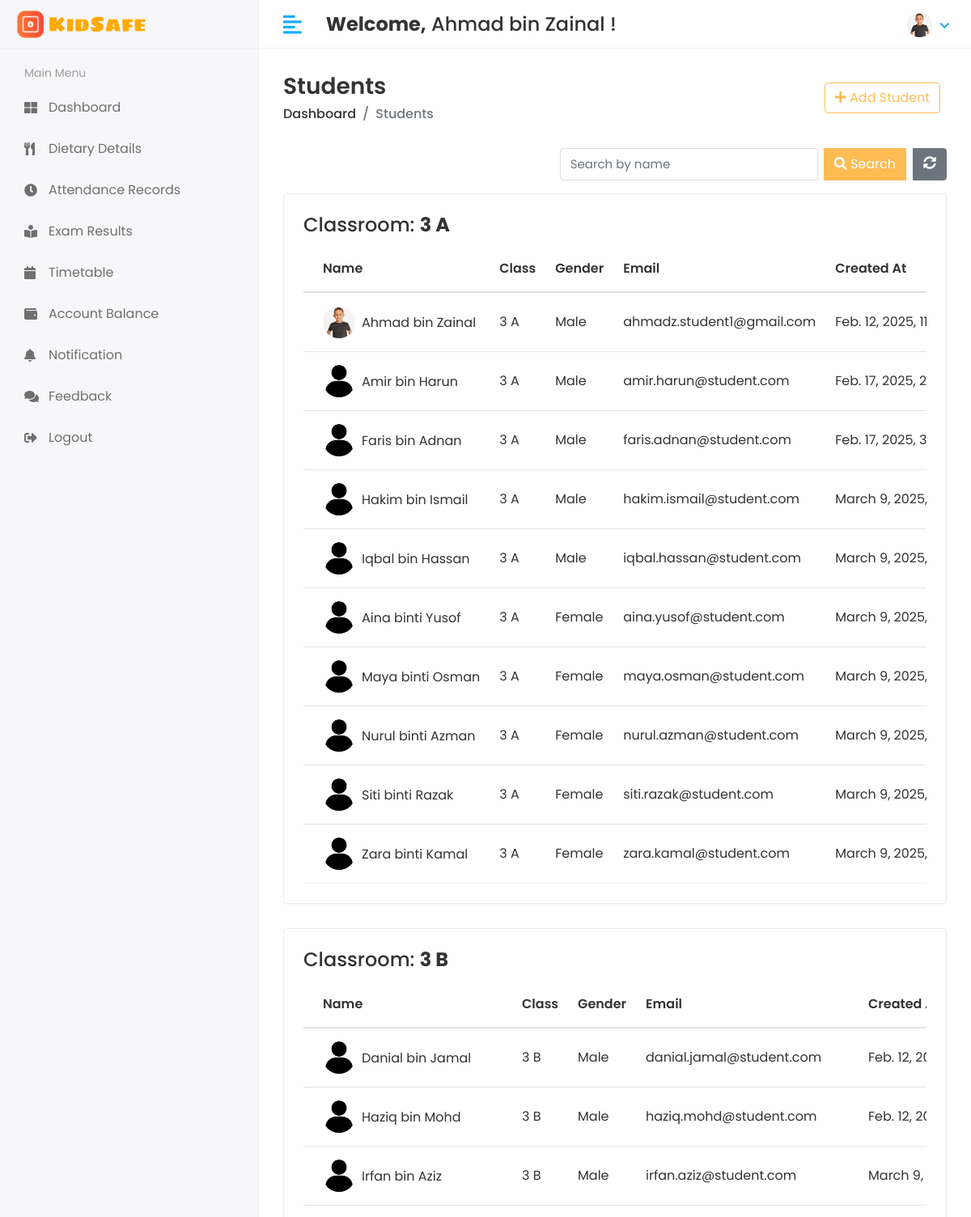
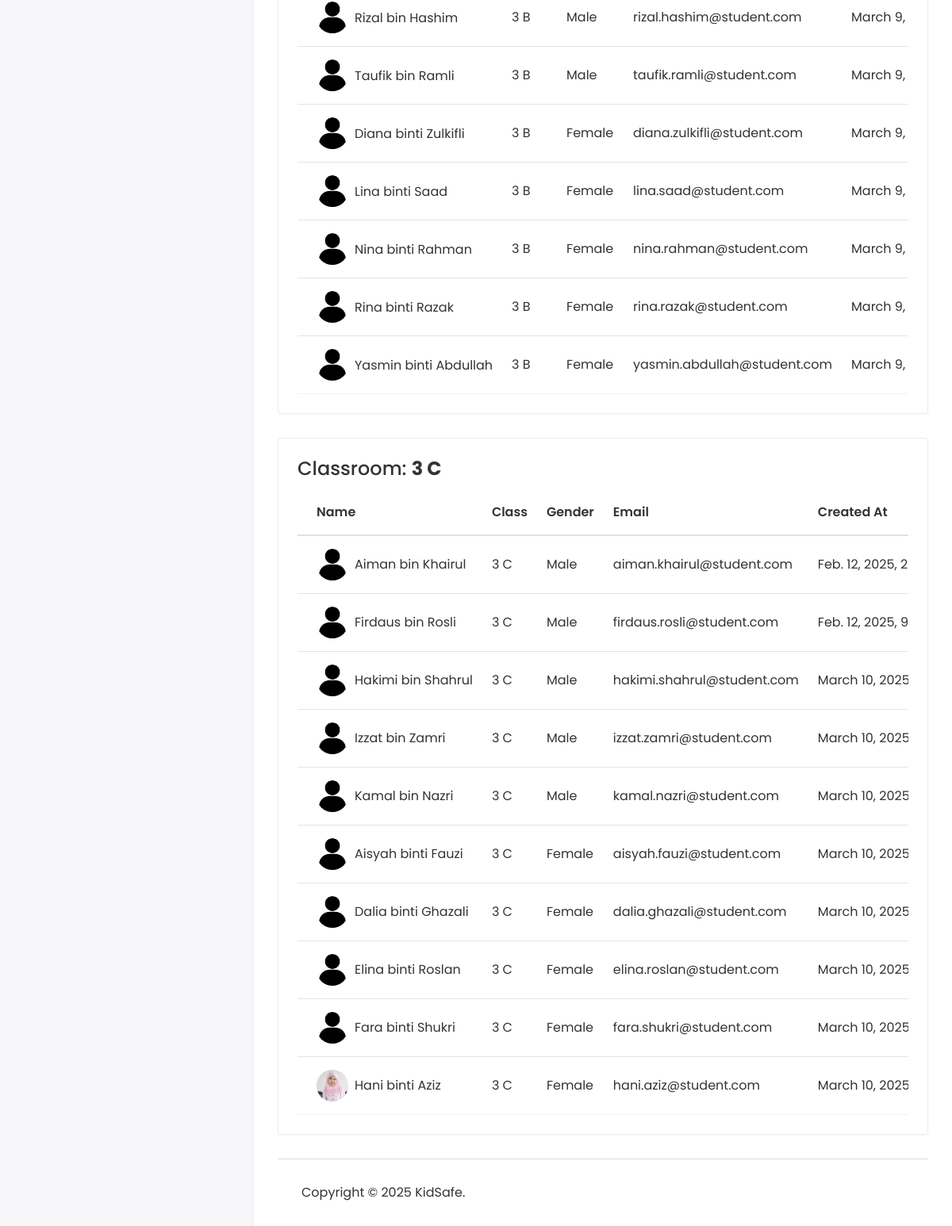
Screenshot of /administrator/student/view (signed in) with the database file from the repository (2 pictures, top to bottom).
### kidsafe_app/models.py (models this page shows, shortened)
class CustomUser(AbstractUser):
    USER = (
        (1, 'Administrator'),
        (2, 'Teacher'),
        (3, 'Student'),
        (4, 'Canteen'),
    )
    user_type = models.CharField(choices=USER, max_length=50, default=1)
    profile_pic = models.ImageField(upload_to='media/profile_pic')

class Classroom(models.Model):
    name = models.CharField(max_length=100)
    created_at = models.DateTimeField(auto_now_add=True)
    updated_at = models.DateTimeField(auto_now=True)
    def __str__(self):
        return self.name

class Student(models.Model):
    admin = models.OneToOneField(CustomUser, on_delete=models.CASCADE)
    gender = models.CharField(max_length=100)
    classroom_id = models.ForeignKey(Classroom, on_delete=models.DO_NOTHING)
    created_at = models.DateTimeField(auto_now_add=True)
    updated_at = models.DateTimeField(auto_now=True)

### kidsafe_project/administrator_views.py (the view)
# urls.py: path('administrator/student/view', administrator_views.view_student, name='view_student'),
@login_required(login_url='/')
def view_student(request):
    classrooms = Classroom.objects.all()
    search_query = request.GET.get('search', '')
    students_by_classroom = {}
    for classroom in classrooms:
        students = Student.objects.filter(classroom_id=classroom)
        if search_query:
            students = students.filter(
                admin__first_name__icontains=search_query
            ) | students.filter(
                admin__last_name__icontains=search_query
            )
        if students.exists():
            students_by_classroom[classroom] = students
    if search_query and not students_by_classroom:
        messages.warning(request, f'No students found: {search_query}')
    context = {
        'students_by_classroom': students_by_classroom,
        'search_query': search_query,  # Pass the search query to the template
    }
    return render(request, 'administrator/view_student.html', context)

### templates/administrator/view_student.html (shortened to what this page needs)
{% extends 'base.html' %}
{% load static %}
{% block content %}
<div class="page-header">
    <div class="row align-items-center">
        <div class="col">
            <h3 class="page-title">Students</h3>
            <ul class="breadcrumb">
                <li class="breadcrumb-item"><a href="{% url 'admin_home' %}">Dashboard</a></li>
                <li class="breadcrumb-item active">Students</li>
            </ul>
        </div>
        <div class="col-auto text-right float-right ml-auto">
            <a href="{% url 'add_student' %}" class="btn btn-outline-primary mr-2"><i class="fas fa-plus"></i> Add Student</a>
        </div>
    </div>
</div>
<div class="row mb-3">
    <div class="col-md-12">
        <div class="d-flex justify-content-end">
            <form method="GET" action="{% url 'view_student' %}" class="form-inline flex-nowrap">
                <div class="input-group">
                    <input type="text" name="search" class="form-control" placeholder="Search by name" value="{{ search_query }}">
                    <div class="input-group-append">
                        <button type="submit" class="btn btn-primary ml-2"><i class="fas fa-search"></i> Search</button>
                        <a href="{% url 'view_student' %}" class="btn btn-secondary ml-2"><i class="fas fa-sync-alt"></i></a>
                    </div>
                </div>
            </form>
        </div>
    </div>
</div>
{% for classroom, students in students_by_classroom.items %}
<div class="row">
    <div class="col-sm-12">
        <div class="card card-table">
            <div class="card-body">
                <h4 class="card-title">Classroom: <strong>{{ classroom.name }}</strong></h4>
                <div class="table-responsive">
                    <table class="table table-hover table-center mb-0">
                        <thead>
                            <tr>
                                <th>Name</th>
                                <th>Class</th>
                                <th>Gender</th>
                                <th>Email</th>
                                <th>Created At</th>
                            </tr>
                        </thead>
                        <tbody>
                            {% for student in students %}
                            <tr>
                                <td>
                                    <h2 class="table-avatar">
                                        <a class="avatar avatar-sm mr-2">
                                            {% if student.admin.profile_pic == "" or not student.admin.profile_pic %}
                                                <img class="avatar-img rounded-circle" src="{% static 'assets/img/noimg.png' %}" alt="No Profile Picture">
                                            {% else %}
                                                <img class="avatar-img rounded-circle" src="/{{ student.admin.profile_pic }}" alt="Profile Picture">
                                            {% endif %}
                                        </a>
                                        <a>{{ student.admin.first_name }}&nbsp;{{ student.admin.last_name }}</a>
                                    </h2>
                                </td>
                                <td>{{ student.classroom_id }}</td>
                                <td>{{ student.gender }}</td>
                                <td>{{ student.admin.email }}</td>
                                <td>{{ student.created_at }}</td>
                            </tr>
                            {% endfor %}
                        </tbody>
                    </table>
                </div>
            </div>
        </div>
    </div>
</div>
{% endfor %}
{% endblock %}

### templates/includes/header.html (shortened to what this page needs)
{% load static %}
<div class="header">
    <div class="header-left">
        {% if user.user_type == '1' %}
        <a href="{% url 'admin_home' %}" class="logo">
            <img src="{% static 'assets/img/logo4.png' %}" alt="Logo">
        </a>
        <a href="{% url 'admin_home' %}" class="logo logo-small">
            <img src="{% static 'assets/img/logo3.png' %}" alt="Logo" width="30" height="30">
        </a>
        {% elif user.user_type == '3' %}
        <a href="{% url 'student_home' %}" class="logo">
            <img src="{% static 'assets/img/logo4.png' %}" alt="Logo">
        </a>
        {% endif %}
    </div>
    <a href="javascript:void(0);" id="toggle_btn">
        <i class="fas fa-align-left"></i>
    </a>
    <div class="top-nav-search mt-3">
        <h4><strong>Welcome,</strong>&nbsp;<span>{{user.first_name}} {{user.last_name}}</span>&nbsp;!</h4>
    </div>
    <ul class="nav user-menu">
        <li class="nav-item dropdown has-arrow">
            <a href="#" class="dropdown-toggle nav-link" data-toggle="dropdown">
                {% if user.profile_pic == "" %}
                <span class="user-img"><img class="rounded-circle" src="{% static 'assets/img/noimg.png' %}" width="31" height="31" alt=""></span>
                {% else %}
                <span class="user-img"><img class="rounded-circle" src="/{{user.profile_pic}}" width="31" height="31" alt=""></span>
                {% endif %}
            </a>
        </li>
    </ul>
</div>

### static/assets/css/style.css (style rules this page uses)
html { height: 100%; }
body { background-color: #fff; color: #333; font-family: 'Poppins', sans-serif; font-size: 1rem; height: 100%; line-height: 1.5; overflow-x: hidden; }
h1, h2, h3, h4, h5, h6 { font-family: 'Poppins', sans-serif; margin-top: 0; }
.form-control { border: 1px solid #ddd; box-shadow: none; color: #333; font-size: 15px; height: 40px; }
a { color: #009ce7; }
input, button, a { transition: all 0.4s ease; -moz-transition: all 0.4s ease; -o-transition: all 0.4s ease; -ms-transition: all 0.4s ease; -webkit-transition: all 0.4s ease; }
input, input:focus, button, button:focus { outline: none; }
input[type=text], input[type=password] { -webkit-appearance: none; -moz-appearance: none; appearance: none; }
.input-group .form-control { height: 40px; }
ul, ol { padding: 0px; list-style: none; }
.table { color: #333; max-width: 100%; margin-bottom: 0; width: 100%; }
table.table td h2 { display: inline-block; font-size: inherit; font-weight: 400; margin: 0; padding: 0; vertical-align: middle; }
table.table td h2.table-avatar { align-items: center; display: inline-flex; font-size: inherit; font-weight: 400; margin: 0; padding: 0; vertical-align: middle; white-space: nowrap; }
table.table td h2 a { color: #333; }
.table thead tr th { font-weight: 600; }
.table tbody tr { border-bottom: 1px solid rgba(0, 0, 0, 0.05); }
.table.table-center td, .table.table-center th { vertical-align: middle; }
.card-table .card-body .table > thead > tr > th { border-top: 0; }
.card-table .card-body .table tr td:first-child, .card-table .card-body .table tr th:first-child { padding-left: 1.5rem; }
.card-table .table td, .card-table .table th { border-top: 1px solid #e2e5e8; padding: 1rem 0.75rem; white-space: nowrap; }
.btn-primary { background-color: #FFBC53; border: 1px solid #FFBC53; }
.btn-outline-primary { color: #FFBC53; border-color: #FFBC53; }
.card { border: 1px solid #ececf5; box-shadow: 0 1px 3px 0 rgba(0, 0, 0, 0.03); margin-bottom: 1.875rem; }
.card-body { padding: 1.5rem; }
.avatar { position: relative; display: inline-block; width: 3rem; height: 3rem }
.avatar > img { width: 100%; height: 100%; -o-object-fit: cover; object-fit: cover; }
.avatar-sm { width: 2.5rem; height: 2.5rem; }
.header { background-color: #fff; border-bottom: 1px solid #f3f3f4; left: 0; position: fixed; right: 0; top: 0; z-index: 1001; height: 60px; }
.header .header-left { float: left; height: 60px; padding: 0 20px; position: relative; width: 320px; z-index: 1; transition: all 0.2s ease-in-out; background-color: #f7f7fa; border-bottom: 1px solid #efefef; border-right: 1px solid #ececf5; display: flex; align-items: center; }
.header .header-left .logo { display: inline-block; line-height: 60px; }
.header .header-left .logo img { max-height: 40px; width: auto; }
.header .dropdown-toggle:after { display: none; }
.header .has-arrow .dropdown-toggle:after { border-top: 0; border-left: 0; border-bottom: 2px solid #18aefa; border-right: 2px solid #18aefa; content: ''; height: 8px; display: inline-block; pointer-events: none; -webkit-transform-origin: 66% 66%; -ms-transform-origin: 66% 66%; transform-origin: 66% 66%; -webkit-transform: rotate(45deg); -ms-transform: rotate(45deg); transform: rotate(45deg); -webkit-transition: all 0.15s ease-in-out; transition: all 0.15s ease-in-out; width: 8px; vertical-align: 0px; }
.user-menu { float: right; margin: 0; position: relative; z-index: 99; padding-right: 15px; }
.user-menu.nav > li > a { color: #a0a0a0; font-size: 14px; line-height: 58px; padding: 0 15px; height: 60px; }
.user-img { margin-right: 3px; position: relative; }
.top-nav-search { float: left; margin-left: 15px; }
.page-header { margin-bottom: 1.875rem; }
.page-header .breadcrumb { background-color: transparent; color: #6c757d; font-size: 1rem; font-weight: 500; margin-bottom: 0; padding: 0; }
.page-header .breadcrumb a { color: #333; }
.page-title { font-size: 28px; font-weight: 600; color: #333; margin-bottom: 5px; }
@media (min-width: 992px) { #toggle_btn { align-items: center; color: #18aefa; display: inline-flex; float: left; font-size: 26px; height: 60px; justify-content: center; margin-left: 15px; padding: 0 15px; } }

### rows the page displays
CustomUser: first_name "Ahmad", last_name "bin Zainal", profile_pic (picture)
Classroom: name "3 A"
Student: admin.profile_pic (picture), admin.first_name "Ahmad", admin.last_name "bin Zainal", classroom_id "3 A", gender "Male", admin.email "ahmadz.student1@gmail.com", created_at "Feb. 12, 2025,…"
Student: admin.first_name "Amir", admin.last_name "bin Harun", classroom_id "3 A", gender "Male", admin.email "amir.harun@student.com", created_at "Feb. 17, 2025,…"
Student: admin.first_name "Faris", admin.last_name "bin Adnan", classroom_id "3 A", gender "Male", admin.email "faris.adnan@student.com", created_at "Feb. 17, 2025,…"
Student: admin.first_name "Hakim", admin.last_name "bin Ismail", classroom_id "3 A", gender "Male", admin.email "hakim.ismail@student.com", created_at "March 9, 2025,…"
Student: admin.first_name "Iqbal", admin.last_name "bin Hassan", classroom_id "3 A", gender "Male", admin.email "iqbal.hassan@student.com", created_at "March 9, 2025,…"
Student: admin.first_name "Aina", admin.last_name "binti Yusof", classroom_id "3 A", gender "Female", admin.email "aina.yusof@student.com", created_at "March 9, 2025,…"
Student: admin.first_name "Maya", admin.last_name "binti Osman", classroom_id "3 A", gender "Female", admin.email "maya.osman@student.com", created_at "March 9, 2025,…"
Student: admin.first_name "Nurul", admin.last_name "binti Azman", classroom_id "3 A", gender "Female", admin.email "nurul.azman@student.com", created_at "March 9, 2025,…"
Student: admin.first_name "Siti", admin.last_name "binti Razak", classroom_id "3 A", gender "Female", admin.email "siti.razak@student.com", created_at "March 9, 2025,…"
Student: admin.first_name "Zara", admin.last_name "binti Kamal", classroom_id "3 A", gender "Female", admin.email "zara.kamal@student.com", created_at "March 9, 2025,…"
Classroom: name "3 B"
Student: admin.first_name "Danial", admin.last_name "bin Jamal", classroom_id "3 B", gender "Male", admin.email "danial.jamal@student.com", created_at "Feb. 12,…"
Student: admin.first_name "Haziq", admin.last_name "bin Mohd", classroom_id "3 B", gender "Male", admin.email "haziq.mohd@student.com", created_at "Feb. 12,…"
Student: admin.first_name "Irfan", admin.last_name "bin Aziz", classroom_id "3 B", gender "Male", admin.email "irfan.aziz@student.com", created_at "March 9,…"
Student: admin.first_name "Rizal", admin.last_name "bin Hashim", classroom_id "3 B", gender "Male", admin.email "rizal.hashim@student.com", created_at "March 9,…"
Student: admin.first_name "Taufik", admin.last_name "bin Ramli", classroom_id "3 B", gender "Male", admin.email "taufik.ramli@student.com", created_at "March 9,…"
Student: admin.first_name "Diana", admin.last_name "binti Zulkifli", classroom_id "3 B", gender "Female", admin.email "diana.zulkifli@student.com", created_at "March 9,…"
Student: admin.first_name "Lina", admin.last_name "binti Saad", classroom_id "3 B", gender "Female", admin.email "lina.saad@student.com", created_at "March 9,…"
Student: admin.first_name "Nina", admin.last_name "binti Rahman", classroom_id "3 B", gender "Female", admin.email "nina.rahman@student.com", created_at "March 9,…"
Student: admin.first_name "Rina", admin.last_name "binti Razak", classroom_id "3 B", gender "Female", admin.email "rina.razak@student.com", created_at "March 9,…"
Student: admin.first_name "Yasmin", admin.last_name "binti Abdullah", classroom_id "3 B", gender "Female", admin.email "yasmin.abdullah@student.com", created_at "March 9,…"
Classroom: name "3 C"
Student: admin.first_name "Aiman", admin.last_name "bin Khairul", classroom_id "3 C", gender "Male", admin.email "aiman.khairul@student.com", created_at "Feb. 12, 2025,…"
Student: admin.first_name "Firdaus", admin.last_name "bin Rosli", classroom_id "3 C", gender "Male", admin.email "firdaus.rosli@student.com", created_at "Feb. 12, 2025,…"
Student: admin.first_name "Hakimi", admin.last_name "bin Shahrul", classroom_id "3 C", gender "Male", admin.email "hakimi.shahrul@student.com", created_at "March 10,…"
Student: admin.first_name "Izzat", admin.last_name "bin Zamri", classroom_id "3 C", gender "Male", admin.email "izzat.zamri@student.com", created_at "March 10,…"
Student: admin.first_name "Kamal", admin.last_name "bin Nazri", classroom_id "3 C", gender "Male", admin.email "kamal.nazri@student.com", created_at "March 10,…"
Student: admin.first_name "Aisyah", admin.last_name "binti Fauzi", classroom_id "3 C", gender "Female", admin.email "aisyah.fauzi@student.com", created_at "March 10,…"
Student: admin.first_name "Dalia", admin.last_name "binti Ghazali", classroom_id "3 C", gender "Female", admin.email "dalia.ghazali@student.com", created_at "March 10,…"
Student: admin.first_name "Elina", admin.last_name "binti Roslan", classroom_id "3 C", gender "Female", admin.email "elina.roslan@student.com", created_at "March 10,…"
Student: admin.first_name "Fara", admin.last_name "binti Shukri", classroom_id "3 C", gender "Female", admin.email "fara.shukri@student.com", created_at "March 10,…"
Student: admin.profile_pic (picture), admin.first_name "Hani", admin.last_name "binti Aziz", classroom_id "3 C", gender "Female", admin.email "hani.aziz@student.com", created_at "March 10,…"
